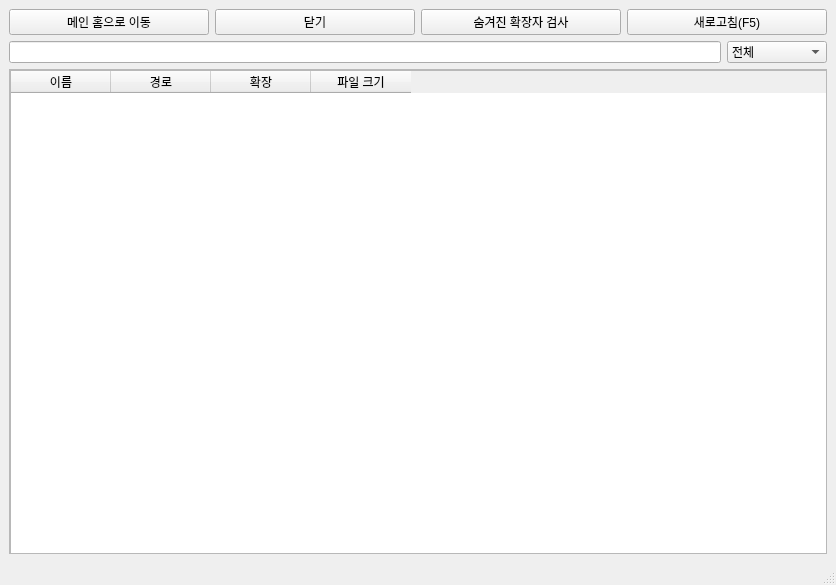
<?xml version="1.0" encoding="UTF-8"?>
<ui version="4.0">
 <class>MainWindow</class>
 <widget class="QMainWindow" name="MainWindow">
  <property name="geometry">
   <rect>
    <x>0</x>
    <y>0</y>
    <width>836</width>
    <height>585</height>
   </rect>
  </property>
  <property name="windowTitle">
   <string>MainWindow</string>
  </property>
  <property name="styleSheet">
   <string notr="true"/>
  </property>
  <widget class="QWidget" name="centralwidget">
   <layout class="QVBoxLayout" name="verticalLayout">
    <item>
     <layout class="QHBoxLayout" name="horizontalLayout_2">
      <item>
       <widget class="QPushButton" name="Btn_home">
        <property name="text">
         <string>메인 홈으로 이동</string>
        </property>
       </widget>
      </item>
      <item>
       <widget class="QPushButton" name="Btn_close">
        <property name="text">
         <string>닫기</string>
        </property>
       </widget>
      </item>
      <item>
       <widget class="QPushButton" name="Btn_checkExtension">
        <property name="text">
         <string>숨겨진 확장자 검사</string>
        </property>
       </widget>
      </item>
      <item>
       <widget class="QPushButton" name="Btn_refresh">
        <property name="text">
         <string>새로고침(F5)</string>
        </property>
       </widget>
      </item>
     </layout>
    </item>
    <item>
     <layout class="QHBoxLayout" name="horizontalLayout">
      <item>
       <widget class="QLineEdit" name="lineEdit">
        <property name="styleSheet">
         <string notr="true"/>
        </property>
       </widget>
      </item>
      <item>
       <widget class="QComboBox" name="comboBox">
        <property name="minimumSize">
         <size>
          <width>100</width>
          <height>22</height>
         </size>
        </property>
        <property name="maximumSize">
         <size>
          <width>150</width>
          <height>22</height>
         </size>
        </property>
        <item>
         <property name="text">
          <string>전체</string>
         </property>
        </item>
        <item>
         <property name="text">
          <string>문서</string>
         </property>
        </item>
        <item>
         <property name="text">
          <string>실행파일</string>
         </property>
        </item>
       </widget>
      </item>
     </layout>
    </item>
    <item>
     <widget class="QScrollArea" name="scrollArea_2">
      <property name="styleSheet">
       <string notr="true"/>
      </property>
      <property name="widgetResizable">
       <bool>true</bool>
      </property>
      <widget class="QWidget" name="scrollAreaWidgetContents_2">
       <property name="geometry">
        <rect>
         <x>0</x>
         <y>0</y>
         <width>816</width>
         <height>482</height>
        </rect>
       </property>
       <widget class="QTableWidget" name="tableWidget">
        <property name="enabled">
         <bool>true</bool>
        </property>
        <property name="geometry">
         <rect>
          <x>0</x>
          <y>0</y>
          <width>1200</width>
          <height>1200</height>
         </rect>
        </property>
        <property name="sizePolicy">
         <sizepolicy hsizetype="Expanding" vsizetype="Expanding">
          <horstretch>0</horstretch>
          <verstretch>0</verstretch>
         </sizepolicy>
        </property>
        <property name="minimumSize">
         <size>
          <width>1200</width>
          <height>1200</height>
         </size>
        </property>
        <property name="sizeIncrement">
         <size>
          <width>0</width>
          <height>0</height>
         </size>
        </property>
        <property name="mouseTracking">
         <bool>false</bool>
        </property>
        <column>
         <property name="text">
          <string>이름</string>
         </property>
        </column>
        <column>
         <property name="text">
          <string>경로</string>
         </property>
        </column>
        <column>
         <property name="text">
          <string>확장</string>
         </property>
        </column>
        <column>
         <property name="text">
          <string>파일 크기</string>
         </property>
        </column>
       </widget>
      </widget>
     </widget>
    </item>
   </layout>
  </widget>
  <widget class="QStatusBar" name="statusbar"/>
 </widget>
 <resources/>
 <connections/>
</ui>
